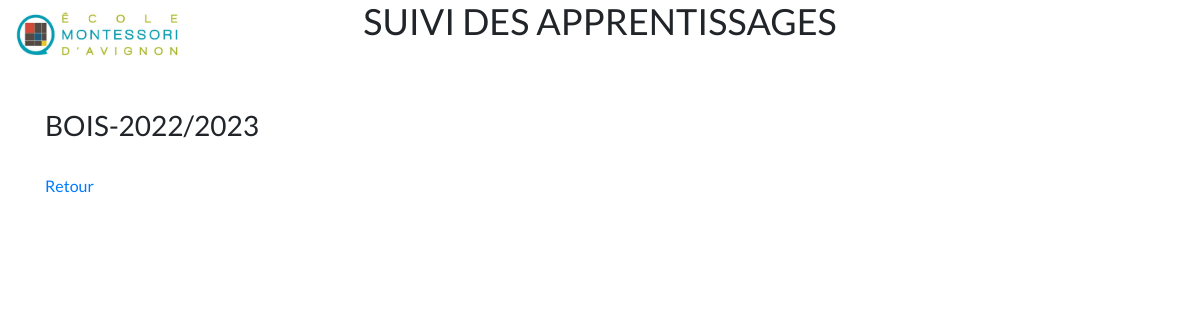
The app's page /ambiance/add_child/1 (signed in), older data.
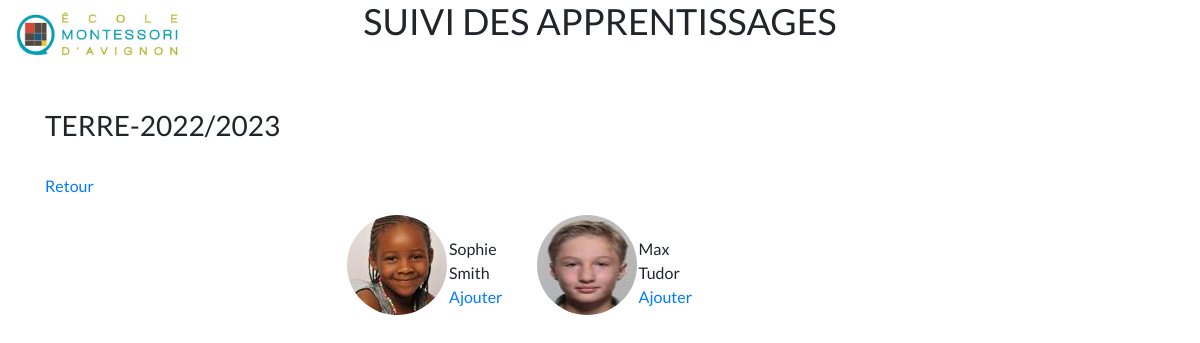
The same page, newer data.
### ambiance/models.py (models this page shows)
class Ambiance(models.Model):
    ENVIRONMENT_CHOICES = (
        ('BOIS', 'Bois'),
        ('TERRE', 'Terre'),
    )
    name = models.CharField(max_length=20, choices=ENVIRONMENT_CHOICES, verbose_name="Ambiance")
    year = models.CharField(max_length=20, verbose_name="Année")
    date_created = models.DateTimeField(auto_now_add=True)
    def __str__(self):
        return f'{self.name}-{self.year}'

### students/models.py (models this page shows, shortened)
class Students(models.Model):
    photo = models.ImageField(null=True, blank=True)
    firstname = models.CharField(max_length=25)
    lastname = models.CharField(max_length=25)
    date_of_birth = models.DateField()
    profil = models.TextField()
    ambiance = models.ForeignKey(Ambiance, on_delete=models.CASCADE)
    pratique_life = models.ForeignKey(PracticalLife, on_delete=models.CASCADE)
    sensorial_material = models.ForeignKey(SensoryMaterial, on_delete=models.CASCADE)
    mathe = models.ForeignKey(Math, on_delete=models.CASCADE)
    langage = models.ForeignKey(Langage, on_delete=models.CASCADE)
    letter = models.ForeignKey(Letter, on_delete=models.CASCADE)
    active = models.BooleanField(default=True)
    date_created = models.DateTimeField(auto_now_add=True)
    date_updated = models.DateTimeField(auto_now=True)
    tracker = FieldTracker()
    class Meta:
        verbose_name = "Student"
        verbose_name_plural = "Students"
    IMAGE_MAX_SIZE = (100, 100)

### students/views.py (the view)
# urls.py: path("ambiance/add_child/<int:ambiance_id>", views.student_active, name='ambiance_add_child'),
@login_required
def student_active(request, ambiance_id):
    students = Students.objects.filter(active=True)
    ambiance = Ambiance.objects.get(id=ambiance_id)
    context = {
        'students': students,
        'ambiance': ambiance
    }
    return render(request, 'students/child_all.html', context=context)

### students/templates/students/child_all.html (shortened to what this page needs)
{% extends "authentication/base.html" %}
{% block content %}
<div>
    <h3>{{ambiance}}</h3> <br>
    <a href="javascript:history.back()">Retour</a>
</div>
<div class="row">
    <div class="col-md-3"></div>
    <div class="col-md-8 d-flex flex-wrap justify-content-evenly">
        {% for student in students %}
            {% if student.ambiance != ambiance%}
                <div class="p-3 mb-1">
                    <table class="table-hover">
                            <tbody>
                                <tr>
                                    <td>
                                        <p><img class="rounded-circle" src="{{student.photo.url}}" width="100" height="100"></p>
                                    </td>
                                    <td>
                                        {{student.firstname}} <br> {{student.lastname}} <br>
                                        <a href="{% url 'ambiance_add_old' ambiance_id=ambiance.id student_id=student.id %}">Ajouter</a>
                                    </td>
                                </tr>
                            </tbody>
                    </table>
                </div>
            {% endif %}
        {% endfor %}
    </div>
    <div class="col-md-1"></div>
</div>
{% endblock content %}

Row changes from the older to the newer data that the page shows:
changed Ambiance: name+year "BOIS-2022/2023" → "TERRE-2022/2023"
added Students: photo (picture), firstname "Sophie", lastname "Smith"
added Students: photo (picture), firstname "Max", lastname "Tudor"
